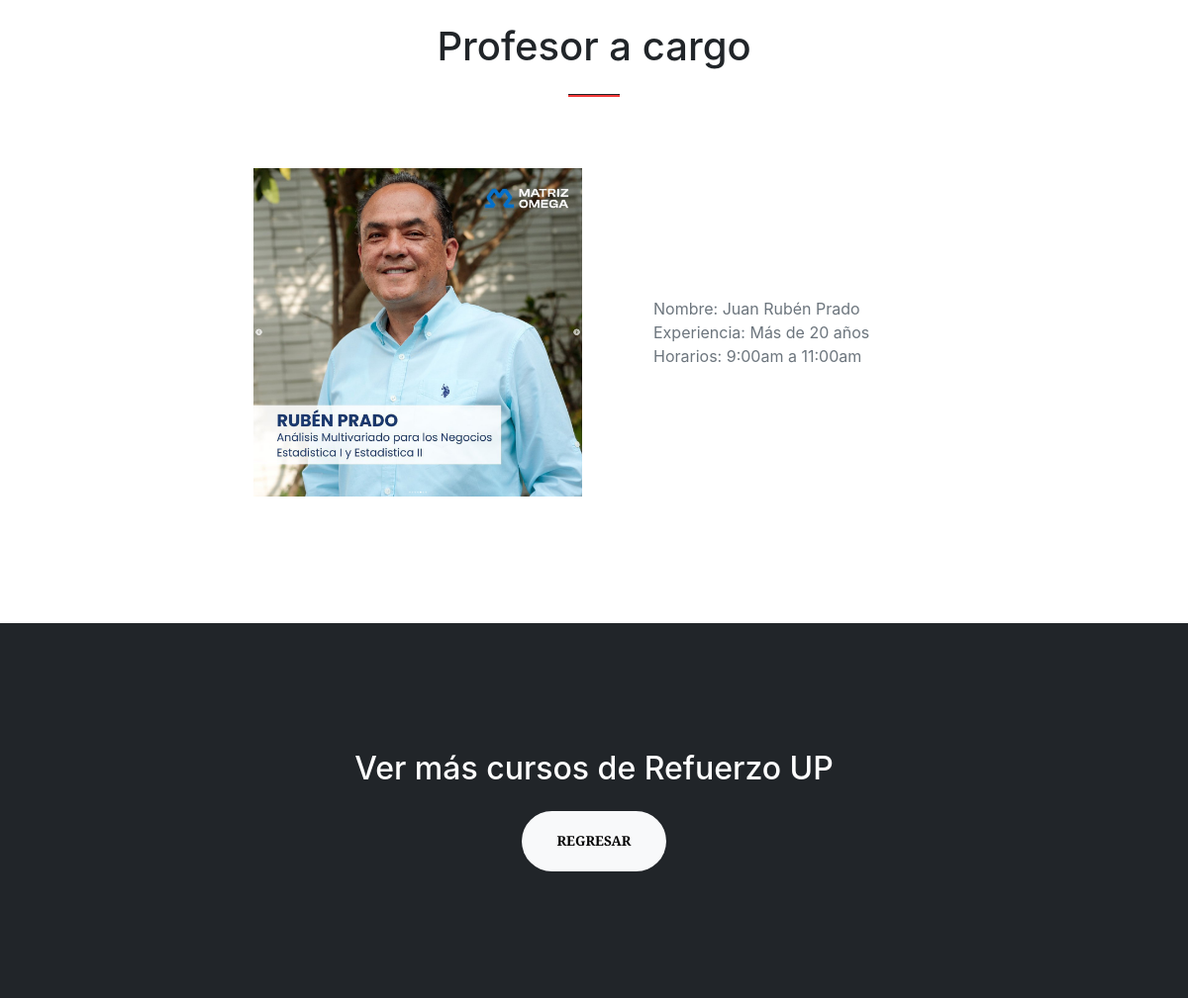
Before: /AppMatriz/refuerzo/esta1/ (middle part) with the older database file.
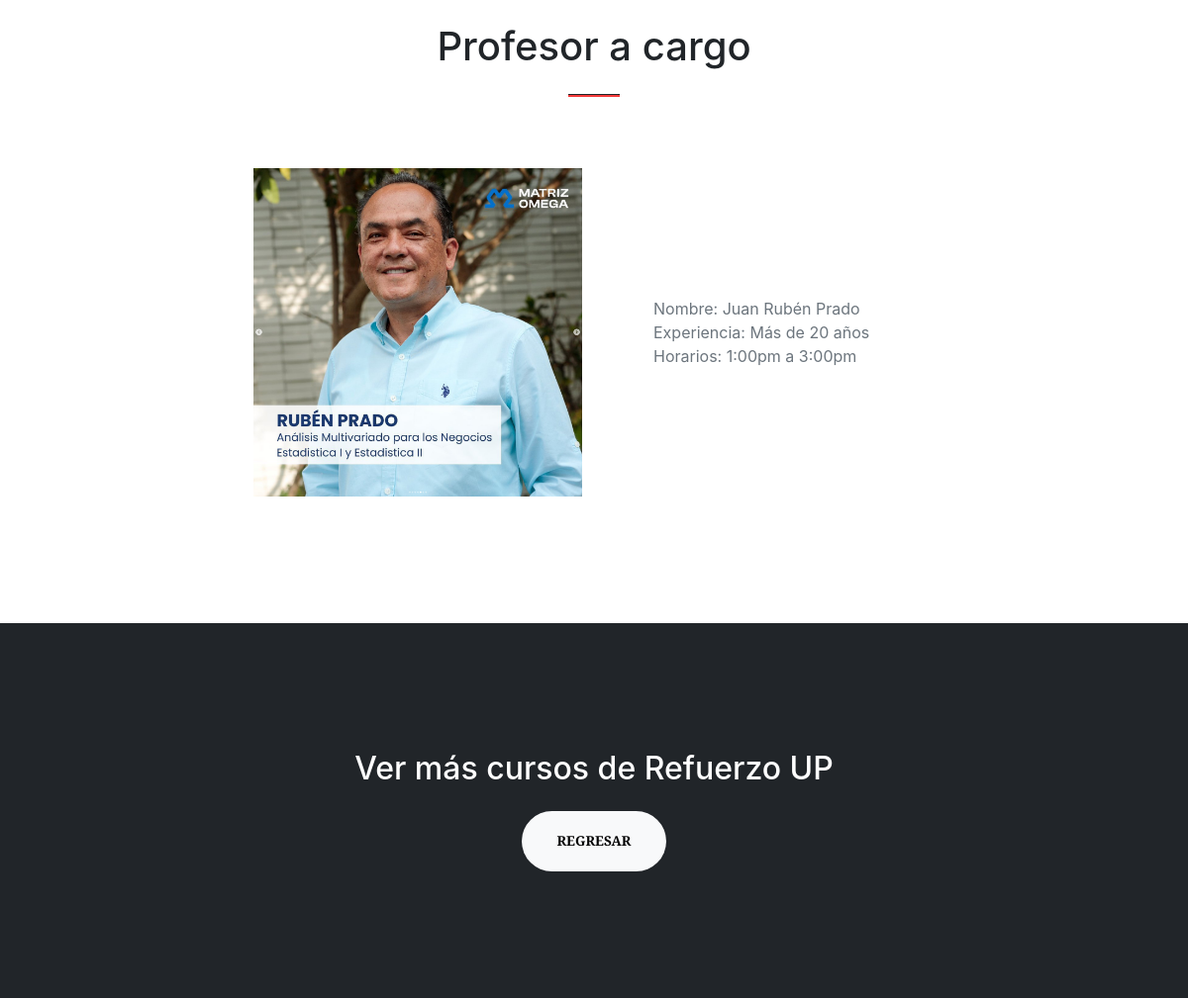
After: the same page with the newer database file.
### AppMatriz/models.py (models this page shows, shortened)
class Curso(models.Model):
    nombre = models.CharField(max_length=40)
    horario = models.CharField(max_length=17)
    codigo = models.CharField(max_length=10)

### AppMatriz/views.py (the view)
# urls.py: path('refuerzo/<str:codigo_curso>/', views.refuerzo_cursos, name="Refuerzo Cursos"),
def refuerzo_cursos(request, codigo_curso):
    cursos = get_object_or_404(Curso, codigo=codigo_curso)
    if codigo_curso == 'esta1':
        return render(request, 'r_esta1.html', {'curso': cursos})
    elif codigo_curso == 'esta2':
        return render(request, 'r_esta2.html', {'curso': cursos})

### AppMatriz/templates/r_esta1.html (shortened to what this page needs)
{% extends "padre.html" %}
{% load static %}
{% block esta1 %}
<section class="page-section" id=esta1>
    <div class="container px-4 px-lg-5">
        <h1 class="text-center">Profesor a cargo</h1>
        <hr class="divider" />
        <div class="row justify-content-center">
            <div class="col-lg-4 col-md-6 mt-5 align-self-center">
                <img src="{% static 'AppMatriz/assets/profes/ruben.png' %}" alt="..." class="img-fluid">
            </div>
            <div class="col-lg-4 col-md-8 mt-5">
                <div class="d-flex flex-column justify-content-center align-items-start h-100">
                    <div class="mt-lg-0 ms-5">
                        <p class="text-muted mb-0">Nombre: Juan Rubén Prado</p>
                        <p class="text-muted mb-0">Experiencia: Más de 20 años</p>
                        <p class="text-muted mb-0">Horarios: {{curso.horario}}</p>
                    </div>
                </div>
            </div>
        </div>
    </div>
</section>
<section class="page-section bg-dark text-white">
    <div class="container px-4 px-lg-5 text-center">
        <h2 class="mb-4">Ver más cursos de Refuerzo UP</h2>
        <a class="btn btn-light btn-xl" href="/AppMatriz/refuerzo/#cursos">Regresar</a>
    </div>
</section>
{% endblock esta1 %}

### AppMatriz/templates/padre.html (shortened to what this page needs)
<!DOCTYPE html>
<html lang="en">
    <head>
        {% load static %}
        <link href="https://cdn.jsdelivr.net/npm/bootstrap-icons@1.11.3/font/bootstrap-icons.css" rel="stylesheet" />
        <link href="https://cdnjs.cloudflare.com/ajax/libs/SimpleLightbox/2.1.0/simpleLightbox.min.css" rel="stylesheet" />
        <link href="{% static 'AppMatriz/css/styles.css' %}" rel="stylesheet" />
    </head>
    <body id="page-top">
            {% block esta1 %}
            {% endblock esta1 %}
    </body>
</html>

Changed rows visible on the page:
changed Curso: horario "9:00am a 11:00am" → "1:00pm a 3:00pm"
